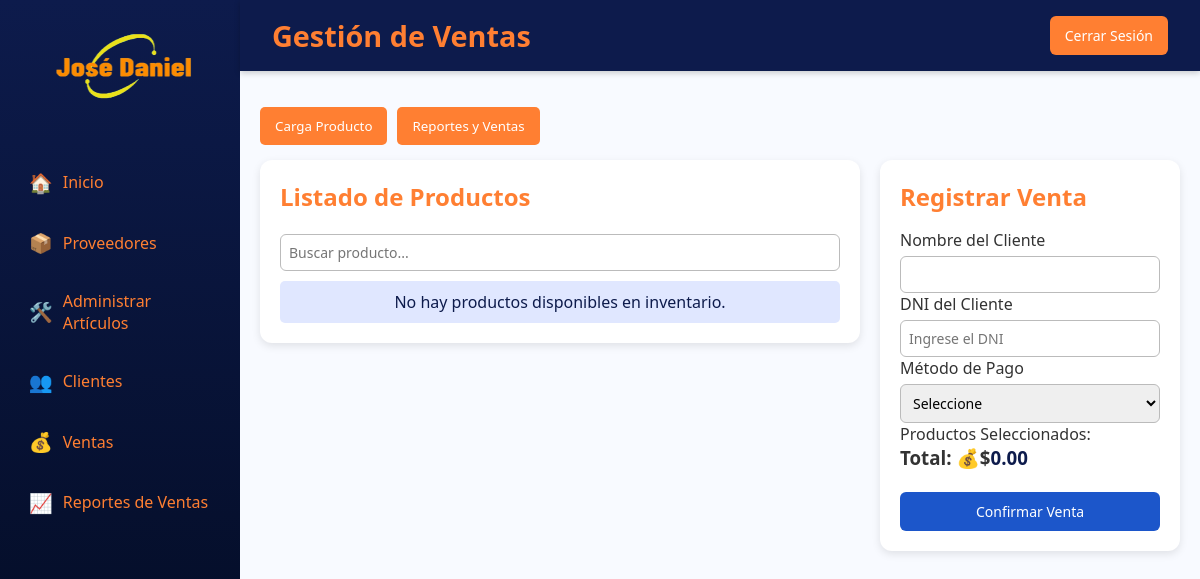
The app's page /pages/admin/ventas.php, older data.
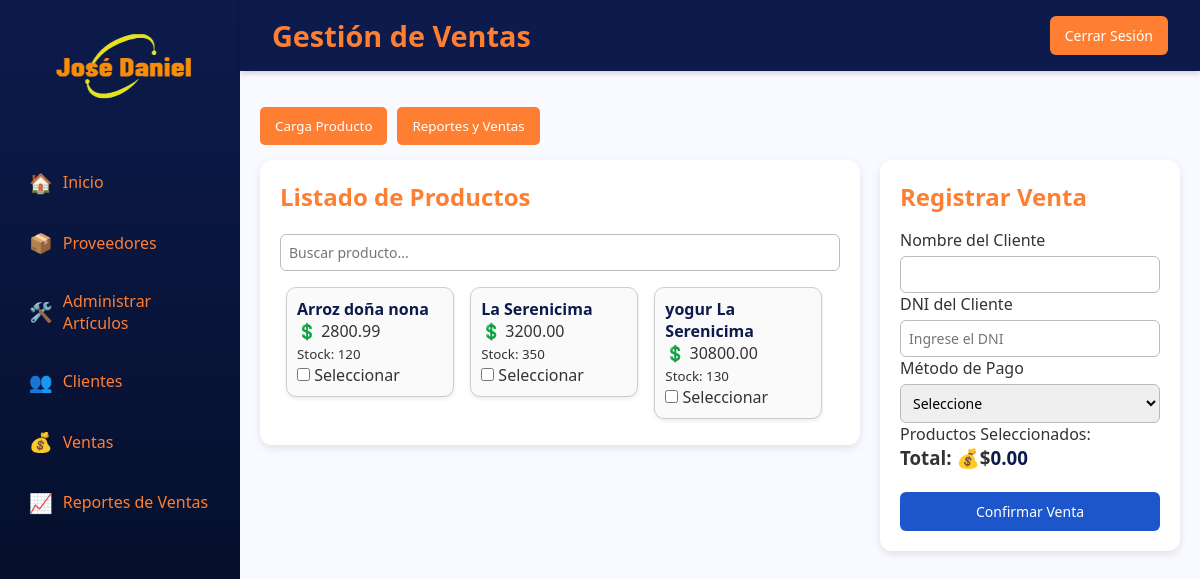
The same page, newer data.
### tables this page shows
CREATE TABLE `inventario_productos` (
  `id_inventario` int(11) NOT NULL,
  `id_carga` int(11) DEFAULT NULL,
  `stockDisponible` int(11) DEFAULT NULL,
  `fecha_actualizacion` datetime DEFAULT NULL
);

CREATE TABLE `carga_productos` (
  `id_carga` int(11) NOT NULL,
  `nombre_producto` varchar(100) DEFAULT NULL,
  `descripcion` text DEFAULT NULL,
  `id_categoria` int(11) DEFAULT NULL,
  `precio_compra` decimal(10,2) DEFAULT NULL,
  `precio_venta` decimal(10,2) DEFAULT NULL,
  `fecha_carga` datetime DEFAULT NULL,
  `estado` enum('Activo','Inactivo') NOT NULL
);

### pages/admin/ventas.php (the view, shortened to what the changed rows need)
<?php
$conn = new mysqli("localhost", "root", "", "almacen_jose_daniel");
$sql = "SELECT cp.id_carga, cp.nombre_producto, cp.precio_venta,cp.estado, ip.stockDisponible
        FROM carga_productos cp
        INNER JOIN inventario_productos ip ON cp.id_carga = ip.id_carga
        WHERE ip.stockDisponible > 0 and cp.estado = 'Activo'
        ORDER BY cp.nombre_producto ASC";
$result = $conn->query($sql);
?>
<!DOCTYPE html>
<html lang="es">
<head>
    <link rel="stylesheet" href="../../assets/css/styles.css">
</head>
<body>
    <div class="container">
        <div class="main">
            <header class="header">
                <h1 class="title">Gestión de Ventas</h1>
            </header>
            <main class="content">
                <div style="display: flex; gap: 20px; flex-wrap: wrap;">
                    <div style="flex: 2;">
                        <div class="card">
                            <h2>Listado de Productos</h2>
                            <div id="listaProductosContainer">
                                <?php
                                if ($result && $result->num_rows > 0):
                                    while ($prod = $result->fetch_assoc()):
                                        $id = (int)$prod['id_carga'];
                                        $nombre = htmlspecialchars($prod['nombre_producto']);
                                        $precio = number_format((float)$prod['precio_venta'], 2, '.', '');
                                        $stock = (int)$prod['stockDisponible'];
                                ?>
                                        <div class="producto-item">
                                            <strong><?php echo $nombre; ?></strong><br>
                                            💲 <?php echo $precio; ?><br>
                                            <small>Stock: <?php echo $stock; ?></small><br>
                                            <input type="checkbox" name="productos[]" value="<?php echo $id; ?>"
                                                data-nombre="<?php echo $nombre; ?>"
                                                data-precio="<?php echo $precio; ?>"
                                                data-stock="<?php echo $stock; ?>"
                                                onclick="actualizarProductos(this)">
                                            <label> Seleccionar</label>
                                        </div>
                                <?php
                                    endwhile;
                                else:
                                ?>
                                    <div class="alert-info">No hay productos disponibles en inventario.</div>
                                <?php endif; ?>
                            </div>
                        </div>
                    </div>
                    <div style="flex: 1; min-width: 300px;">
                        <div class="card">
                            <h2>Registrar Venta</h2>
                        </div>
                    </div>
                </div>
            </main>
        </div>
    </div>
</body>
</html>

Row changes from the older to the newer data that the page shows:
added inventario_productos: id_carga.nombre_producto "Arroz doña nona", id_carga.precio_venta "2800.99", stockDisponible "120"
now on this page (row unchanged): inventario_productos: id_carga.nombre_producto "La Serenicima", id_carga.precio_venta "3200.00", stockDisponible "350"
added inventario_productos: id_carga.nombre_producto "yogur La Serenicima", id_carga.precio_venta "30800.00", stockDisponible "130"
Text that changed along with them:
text no longer shown: "No hay productos disponibles en inventario."
